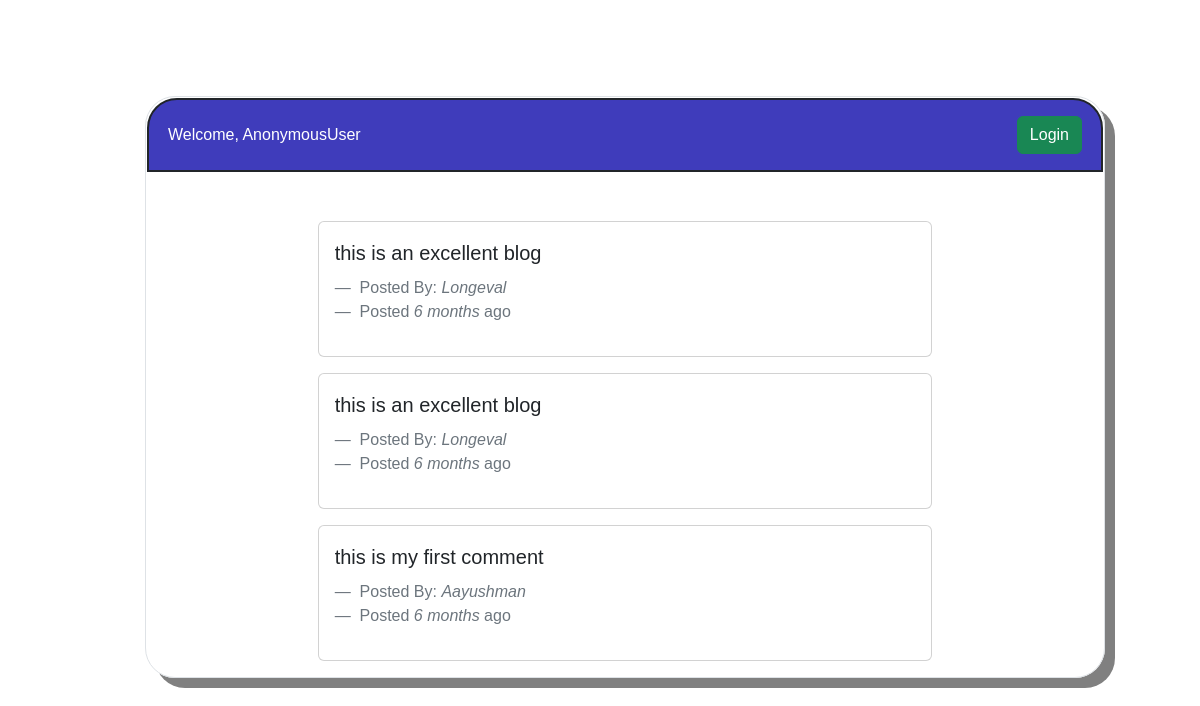
Page /blog/3/commentView/ on the committed database.
### authenticate/models.py (models this page shows, shortened)
class Comment(models.Model):
    user = models.ForeignKey(settings.AUTH_USER_MODEL, on_delete=models.CASCADE, related_name='comments')
    blog = models.ForeignKey(Blog, on_delete=models.CASCADE)
    comment_text = models.TextField()
    created_at = models.DateTimeField(auto_now_add=True)
    is_negative = models.BooleanField(default=False)
    needs_review = models.BooleanField(default=False)

class CustomUser(AbstractUser):
    username = models.CharField(_("Username"), max_length=100, unique=True)
    email = models.EmailField(_("Email"), unique=True)
    USERNAME_FIELD = 'email'
    REQUIRED_FIELDS = ['username']  # Add 'username' to REQUIRED_FIELDS
    objects = CustomUserManager()
    def __str__(self):
        return self.username

### blog/views.py (the view)
# urls.py: path('<int:pk>/commentView/', CommentDetail.as_view(), name='commentDetail'),
class CommentDetail(ListView):
    model = Comment
    template_name = 'comentDetail.html'
    context_object_name = 'comments'
    def get_queryset(self):
        pk = self.kwargs.get('pk')
        return Comment.objects.filter(blog_id=pk)

### templates/comentDetail.html (shortened to what this page needs)
{% extends 'main.html' %} {% load static %} {% block content %}
<body>
  <div
    class="d-flex mt-5 flex-column justify-content-center align-items-center flex-wrap-wrap"
  >
    <div class="border mt-5">
      <header class="bg-purple py-3 margin d-flex">
        <div class="container justify-content-center">
          <div class="d-flex justify-content-between align-items-center">
            <h4 class="text-center text-white">Welcome, {{ request.user }}</h4>
            <div class="d-flex flex-column gap-2">
              {% if request.user.is_authenticated %}
              <form action="{% url 'sign_out' %}" method="POST">
                {% csrf_token %}
                <button type="submit" class="btn btn-danger justify-content-center">Sign Out</button>
              </form>
              {% else %}
              <a href="{% url 'sign_in' %}" class="btn btn-success">Login</a>
              {% endif %}
            </div>
          </div>
        </div>
      </header>
      <div class="container mt-4 d-flex flex-column gap-3">
        <div class="row mt-4">
          <div class="col-md-8 offset-md-2">
            <main id="commentList">
              {% for c in comments %}
              <figure>
                <blockquote class="blockquote">
                  <div class="card mb-3">
                    <div class="card-body d-flex flex-column gap-4">
                      <p class="card-text">{{ c.comment_text }}</p>
                      <div class="gap-2">
                        <figcaption class="blockquote-footer fs-6">
                          Posted By:
                          <cite>{{ c.user }}</cite>
                        </figcaption>
                        <figcaption class="blockquote-footer fs-6">
                          Posted
                          <cite>{{ c.created_at|timesince }}</cite> ago
                        </figcaption>
                      </div>
                    </div>
                  </div>
                </blockquote>
              </figure>
              {% endfor %}
            </main>
          </div>
        </div>
      </div>
    </div>
  </div>
</body>
{% endblock %}

### blog_main/static/css/styles.css (style rules this page uses)
.border { padding: 0px; font-family: 'Trebuchet MS', 'Lucida Sans Unicode', 'Lucida Grande', 'Lucida Sans', Arial, sans-serif; box-shadow: 10px 10px grey; border-color:black ; border-radius: 30px; width: 80%; border: 1px solid #ccc; display: flex; flex-direction: column; align-items: stretch; justify-content: space-between; margin-left: 50px; }
.margin { display: flex; justify-content: space-between; margin: 1px; border: 2px solid ; padding: 7px; margin-top: 1px; border-radius: 30px 30px 0px 0px; }

### rows in the picture
Comment: comment_text "this is an excellent blog", user "Longeval", created_at "6 months"
Comment: comment_text "this is an excellent blog", user "Longeval", created_at "6 months"
Comment: comment_text "this is my first comment", user "Aayushman", created_at "6 months"

### other values in the picture
{{ request.user }} "AnonymousUser"
